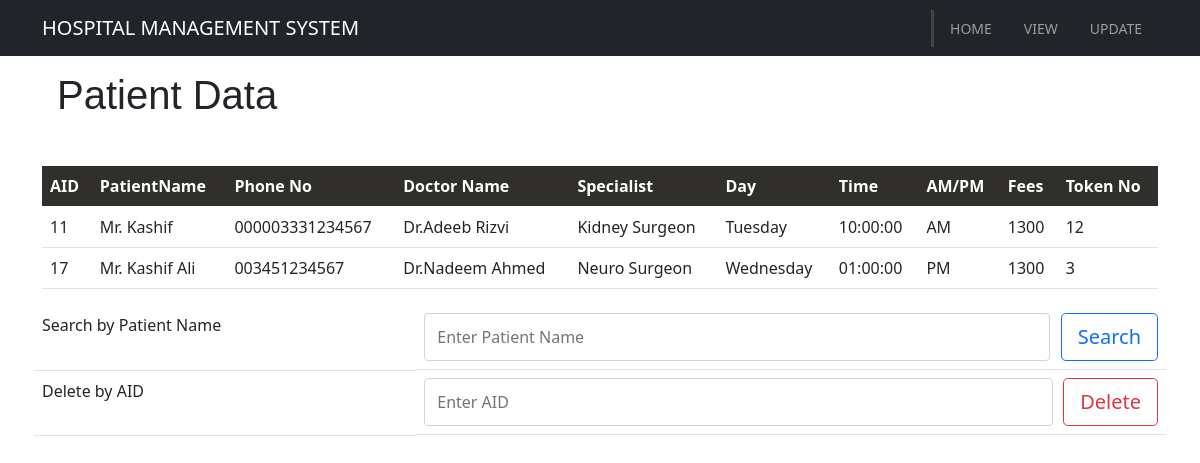
Page /hospital/views/ on the committed database.
### hospitalApp/models.py (models this page shows, shortened)
class Registration(models.Model):
    aid_db = models.AutoField(primary_key=True)
    patientName_db = models.CharField(max_length=100)
    phoneNo_db = models.CharField(max_length=13)
    doctorName = models.CharField(max_length=100)
    specialist_db = models.CharField(max_length=100)
    day_db = models.CharField(max_length=100)
    time_db = models.CharField(max_length=100)
    AM_PM_db = models.CharField(max_length=100,default="AM/PM")
    fees_db = models.IntegerField()
    tokenNo_db = models.IntegerField()

### hospitalApp/views.py (the view, shortened to what this page needs)
# urls.py: path("views/", views.displayData,name="views"),
def displayData(request):
    patientData = {}
    data = Registration.objects.all()
    patientData = {"patientData": data}
    return render(request, "hospitalApp/displayData.html", patientData)

### hospitalApp/templates/hospitalApp/displayData.html (shortened to what this page needs)
<!DOCTYPE html>
<html lang='en'>
<head>
    <link href="https://cdn.jsdelivr.net/npm/bootstrap@5.0.2/dist/css/bootstrap.min.css" rel="stylesheet">
</head>
<body>
    <nav class="navbar navbar-expand-sm navbar-dark bg-dark">
        <div class="container">
            <a href="index.html" class="navbar-brand">
                HOSPITAL MANAGEMENT SYSTEM
            </a>
            <div class="collapse navbar-collapse" id="navbarCollapse">
                <ul class="navbar-nav ml-auto">
                    <li class="nav-item active">
                        <a href="/hospital/" class="nav-link">Home</a>
                    </li>
                    <li class="nav-item">
                        <a href="/hospital/views/" class="nav-link">View</a>
                    </li>
                    <li class="nav-item">
                        <a href="/hospital/updatingInfo/" class="nav-link">Update</a>
                </ul>
            </div>
        </div>
    </nav>
    <div class="container">
        <h1>Patient Data</h1>
        <br>
        <table class='table'>
            <thead>
                <tr class='head'>
                    <th scope="col">AID</th>
                    <th scope="col">PatientName</th>
                    <th scope="col">Phone No</th>
                    <th scope="col">Doctor Name</th>
                    <th scope="col">Specialist</th>
                    <th scope="col">Day</th>
                    <th scope="col">Time</th>
                    <th scope="col">AM/PM</th>
                    <th scope="col">Fees</th>
                    <th scope="col">Token No</th>
                </tr>
            </thead>
            <tbody>
                {% for data in patientData %}
                <tr>
                    <td scope="row">{{data.aid_db}}</td>
                    <td>{{data.patientName_db}}</td>
                    <td>0{{data.phoneNo_db}}</td>
                    <td>{{data.doctorName}}</td>
                    <td>{{data.specialist_db}}</td>
                    <td>{{data.day_db}}</td>
                    <td>{{data.time_db}}</td>
                    <td>{{data.AM_PM_db}}</td>
                    <td>{{data.fees_db}}</td>
                    <td>{{data.tokenNo_db}}</td>
                </tr>
                {% endfor %}
            </tbody>
        </table>
        <div>
            <form action="/hospital/views/" method="POST" class="row g-3"> {% csrf_token %}
                <table class='table'>
                    <tr>
                        <td> Search by Patient Name </td>
                        <td class=" display-inline ">
                            <input type="text " name="patientName" placeholder="Enter Patient Name " class="form-control ">
                            <div>&nbsp; &nbsp;</div>
                            <button type="submit " class="btn btn-outline-primary btn-lg ">Search</button>
                        </td>
                    </tr>
                    <tr>
                        <td> Delete by AID </td>
                        <td class="display-inline ">
                            <input type="text " name="AID" placeholder="Enter AID" class="form-control ">
                            <div>&nbsp; &nbsp;</div>
                            <button type="submit " class="btn btn-outline-danger btn-lg ">Delete</button>
                        </td>
                    </tr>
                </table>
            </form>
        </div>
    </div>
</body>
</html>

### hospitalApp/templates/hospitalApp/displayData.html (style rules this page uses)
td { border: 1px solid black; padding: 15px; background-color: aqua; }
h1 { font-family: "Arial"; }
.head { background-color: #302f2b; color: white; }
.ml-auto { margin-left: auto; }
.display-inline { display: flex; justify-content: space-evenly; }
.navbar .nav-link { font-size: 14px; text-transform: uppercase; padding-left: 1rem !important; padding-right: 1rem !important; }
.navbar .nav-item.active { border-left: #444 3px solid; }
h1 { padding: 15px; }

### rows in the picture
Registration: aid_db "11", patientName_db "Mr. Kashif", phoneNo_db "00003331234567", doctorName "Dr.Adeeb Rizvi", specialist_db "Kidney Surgeon", day_db "Tuesday", time_db "10:00:00", AM_PM_db "AM", fees_db "1300", tokenNo_db "12"
Registration: aid_db "17", patientName_db "Mr. Kashif Ali", phoneNo_db "03451234567", doctorName "Dr.Nadeem Ahmed", specialist_db "Neuro Surgeon", day_db "Wednesday", time_db "01:00:00", AM_PM_db "PM", fees_db "1300", tokenNo_db "3"
